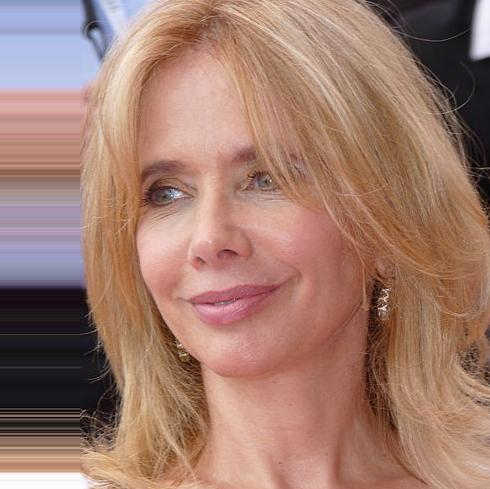
#> input picture AI Data Preprocessing/data/female/female_000000.jpg, 490 x 489 px, given in place of video.mp4, which was not available
$ jupyter execute --allow-errors 'Pipeline flow of Model.ipynb'   (shell and % lines are left out)   (text cells are left out)
#> lines starting #> are read from the running program, lines starting #| are printed output that depends on the picture; after the words box and inside, x2 and y2 are one past the last pixel; in counts of white or black regions, pixels touching at a corner belong together; pictures that were not available may be replaced by others from this repository, and a replacement may not be noted
[cell 1]
import numpy as np
import pandas as pd
import matplotlib.pyplot as plt
import sklearn
import pickle
import cv2
from sklearn.svm import SVC

[cell 2]
# load all the models
haar = cv2.CascadeClassifier('./model/haarcascade_frontalface_default.xml')
# pickle files
mean  = pickle.load(open('./model/mean_preprocess.pickle','rb'))
#> (reads AI Data Preprocessing/model/mean_preprocess.pickle from the repository)
model_svm  = pickle.load(open('./model/model_svm.pickle','rb'))
#> (reads AI Data Preprocessing/model/model_svm.pickle from the repository)
#> further down, frame is the input picture: shape (489, 490, 3); mean B, G, R 110, 123.8, 161
#> (the rest of this cell did not finish here and is left out)

[cell 3]
gender_pre = ['Male','Female']
font = cv2.FONT_HERSHEY_SIMPLEX

[cell 4]
# test data
test_data_path = './data/male_000312.jpg'
color = 'bgr'
# step-1: read image
img = cv2.imread(test_data_path)

def pipeline_model(img,color='rgb'):
    # step-2: convert into gray scale
#> called with color = 'bgr'
    if color == 'bgr':
        gray = cv2.cvtColor(img,cv2.COLOR_BGR2GRAY)
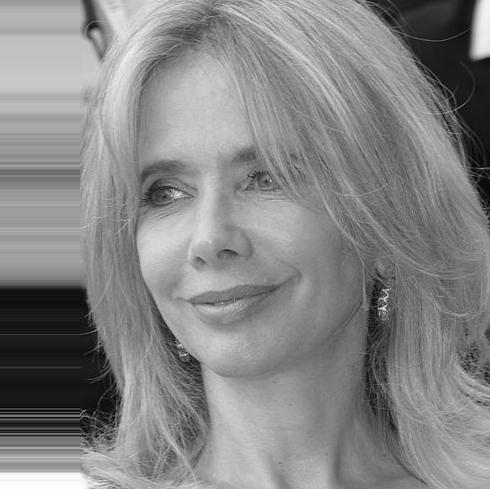
#> gray: shape (489, 490); min 1, max 255, mean 133.4
    else:
        gray = cv2.cvtColor(img,cv2.COLOR_RGB2GRAY)
    # step-3: crop the face (using haar cascase classifier)
    faces = haar.detectMultiScale(gray,1.5,3)
#> faces = [[86, 86, 273, 273]]
    for x,y,w,h in faces:
        cv2.rectangle(img,(x,y),(x+w,y+h),(0,255,0),2) # drawing rectangle
        roi = gray[y:y+h,x:x+w] # crop image
        # step - 4: normalization (0-1)
        roi = roi / 255.0
        # step-5: resize images (100,100)
        if roi.shape[1] > 100:
            roi_resize = cv2.resize(roi,(100,100),cv2.INTER_AREA)
        else:
            roi_resize = cv2.resize(roi,(100,100),cv2.INTER_CUBIC)
        # step-6: Flattening (1x10000)
        roi_reshape = roi_resize.reshape(1,10000) # 1,-1
        # step-7: subptract with mean
        roi_mean = roi_reshape - mean
        # step -8: get eigen image
        eigen_image = model_pca.transform(roi_mean)
        # step -9: pass to ml model (svm)
        results = model_svm.predict_proba(eigen_image)[0]
        # step -10:
        predict = results.argmax() # 0 or 1
        score = results[predict]
        # step -11:
        text = "%s : %0.2f"%(gender_pre[predict],score)
        cv2.putText(img,text,(x,y),font,1,(0,255,0),2)
#> this loop made 1 pass
#> pass 1, in pipeline_model, `roi = gray[y:y+h,x:x+w]`:
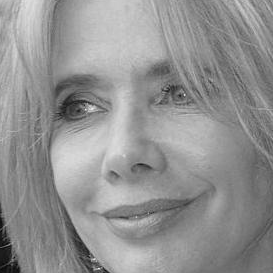
#> roi: shape (273, 273); min 7, max 243, mean 145.8
#> pass 1, in pipeline_model, `roi_resize = cv2.resize(roi,(100,100),cv2.INTER_AREA)`:
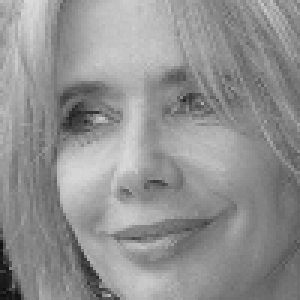
#> roi_resize: shape (100, 100) float64 (shown 3 times larger); min 0.062, max 0.861, mean 0.572
#> after the loop:
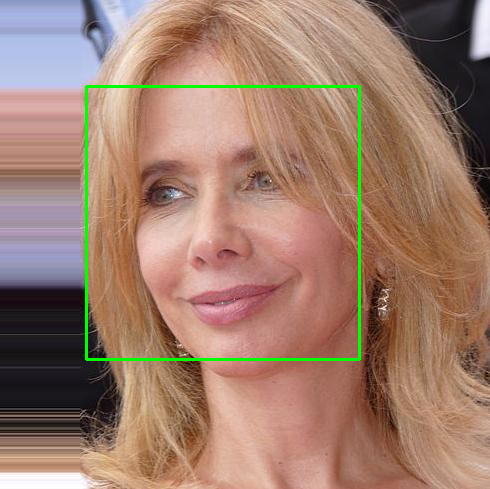
#> img: shape (489, 490, 3); 1.37% of pixels changed, all inside (x1, y1, x2, y2) = (85, 85, 361, 361)
    return img

[cell 5]
from PIL import Image
import matplotlib.image as mat_image

[cell 6]
test_data_path = './data/male_000312.jpg'
color = 'bgr'
# step-1: read image
#> (the rest of this cell did not finish here and is left out)

[cell 7]
cap = cv2.VideoCapture('./data/video.mp4')

#> (the rest of this cell did not finish here and is left out)
